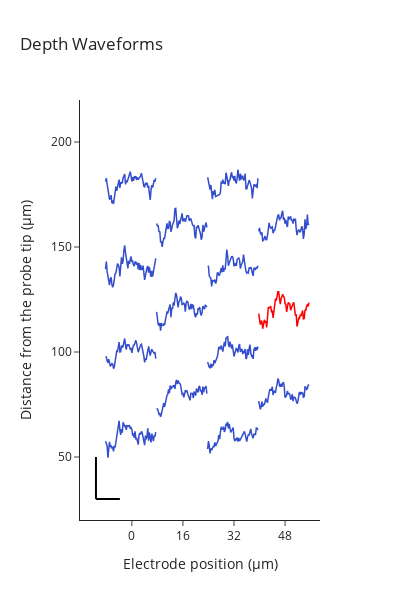

The notebook cell saved with this chart:
### Markdown cell above
### Plot depth waveforms

### Code cell
# Plot depth Waveforms
plot_depth_waveforms(ephys, unit_key=unit_key, y_range=60)
